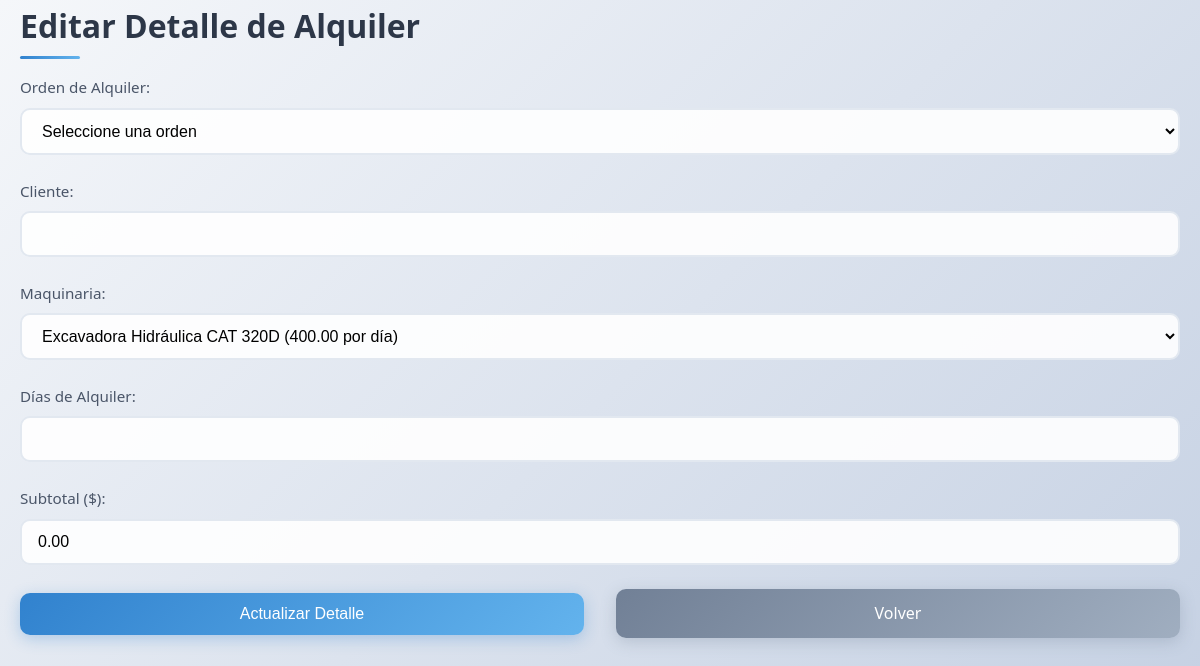
The app's page /detalle_alquiler_services/U_detalle_alquiler.php?id=1 (signed in) with its own data.
### tables this page shows
CREATE TABLE detalle_alquiler (
    id_detalle INT AUTO_INCREMENT PRIMARY KEY,
    id_orden INT NOT NULL,
    id_maquinaria INT NOT NULL,
    dias_alquiler INT NOT NULL,
    subtotal DECIMAL(10,2),
    FOREIGN KEY (id_orden) REFERENCES ordenes_alquiler(id_orden),
    FOREIGN KEY (id_maquinaria) REFERENCES maquinarias(id_maquinaria)
);

CREATE TABLE maquinarias (
    id_maquinaria INT AUTO_INCREMENT PRIMARY KEY,
    nombre_maquinaria VARCHAR(100) NOT NULL,
    tipo VARCHAR(50),
    marca VARCHAR(50),
    modelo VARCHAR(50),
    año YEAR,
    estado_maquinaria VARCHAR(20) DEFAULT 'disponible',  
    precio_diario DECIMAL(10,2)
);

### detalle_alquiler_services/U_detalle_alquiler.php (the view, shortened to what this page needs)
<?php
require_once '../config/db.php';
$id = $_GET['id'] ?? 0;
$detalle = null;
try {
    $maquinarias = $pdo->query("SELECT id_maquinaria, nombre_maquinaria, precio_diario FROM maquinarias ORDER BY nombre_maquinaria")->fetchAll(PDO::FETCH_ASSOC);
} catch (PDOException $e) {
    echo "Error: " . $e->getMessage();
    exit;
}
if ($id) {
    $sql = "SELECT * FROM detalle_alquiler WHERE id_detalle = ?";
    $stmt = $pdo->prepare($sql);
    $stmt->execute([$id]);
    $detalle = $stmt->fetch(PDO::FETCH_ASSOC);
}
?>
<!DOCTYPE html>
<html lang="es">
<head>
    <link rel="stylesheet" href="../public/style.css">
</head>
<body>
    <div class="container">
        <h2>Editar Detalle de Alquiler</h2>
<?php if ($detalle): ?>
<form method="POST">
    <div class="form-group">
        <label for="id_orden">Orden de Alquiler:</label>
        <select id="id_orden" name="id_orden" required>
            <option value="">Seleccione una orden</option>
        </select>
    </div>
    <div class="form-group">
        <label>Cliente:</label>
        <input type="text" id="nombre_cliente" readonly>
    </div>
    <div class="form-group">
        <label for="id_maquinaria">Maquinaria:</label>
        <select id="id_maquinaria" name="id_maquinaria" required>
            <?php foreach ($maquinarias as $maquinaria): ?>
                <option value="<?= $maquinaria['id_maquinaria'] ?>" data-precio="<?= $maquinaria['precio_diario'] ?>" <?= $detalle['id_maquinaria'] == $maquinaria['id_maquinaria'] ? 'selected' : '' ?>>
                    <?= htmlspecialchars($maquinaria['nombre_maquinaria']) ?> (<?= number_format($maquinaria['precio_diario'], 2) ?> por día)
                </option>
            <?php endforeach; ?>
        </select>
    </div>
    <div class="form-group">
        <label for="dias_alquiler">Días de Alquiler:</label>
        <input type="text" min="1" name="dias_alquiler" id="dias_alquiler" value="<?= htmlspecialchars($detalle['dias_alquiler']) ?>" required readonly>
    </div>
    <div class="form-group">
        <label for="subtotal">Subtotal ($):</label>
        <input type="text" step="0.01" name="subtotal" id="subtotal" value="<?= htmlspecialchars($detalle['subtotal']) ?>" required readonly>
    </div>
    <div class="form-group">
        <button type="submit" class="btn btn-success">Actualizar Detalle</button>
        <a href="R_detalle_alquiler.php" class="btn btn-secondary">Volver</a>
    </div>
</form>
<?php endif; ?>
    </div>
</body>
</html>

### public/style.css (style rules this page uses)
* { margin: 0; padding: 0; box-sizing: border-box; }
body { font-family: 'Segoe UI', Tahoma, Geneva, Verdana, sans-serif; line-height: 1.6; color: #333; background: linear-gradient(135deg, #f5f7fa 0%, #c3cfe2 100%); min-height: 100vh; }
.container { max-width: 1200px; margin: 0 auto; padding: 0 20px; }
h2 { color: #2d3748; font-size: 2rem; margin-bottom: 1.5rem; font-weight: 600; position: relative; }
h2::after { content: ''; position: absolute; bottom: -8px; left: 0; width: 60px; height: 3px; background: linear-gradient(90deg, #3182ce, #63b3ed); border-radius: 2px; }
.form-group { margin-bottom: 1.5rem; }
label { display: block; margin-bottom: 0.5rem; color: #4a5568; font-weight: 500; font-size: 0.95rem; }
input[type="text"], input[type="password"], input[type="email"], select, textarea { width: 100%; padding: 0.75rem 1rem; border: 2px solid #e2e8f0; border-radius: 10px; font-size: 1rem; transition: all 0.3s ease; background: rgba(255, 255, 255, 0.9); }
.btn { display: inline-block; padding: 0.75rem 2rem; background: linear-gradient(135deg, #3182ce 0%, #63b3ed 100%); color: white; text-decoration: none; border: none; border-radius: 10px; font-size: 1rem; font-weight: 500; cursor: pointer; transition: all 0.3s ease; box-shadow: 0 4px 15px rgba(49, 130, 206, 0.3); }
.btn-secondary { background: linear-gradient(135deg, #718096 0%, #a0aec0 100%); box-shadow: 0 4px 15px rgba(113, 128, 150, 0.3); }
button[type="submit"] { display: inline-block; padding: 0.75rem 2rem; background: linear-gradient(135deg, #3182ce 0%, #63b3ed 100%); color: white; text-decoration: none; border: none; border-radius: 10px; font-size: 1rem; font-weight: 500; cursor: pointer; transition: all 0.3s ease; box-shadow: 0 4px 15px rgba(49, 130, 206, 0.3); margin-right: 1rem; }
.form-group:last-child { display: flex; gap: 1rem; align-items: center; flex-wrap: wrap; }
.form-group:last-child button, .form-group:last-child .btn-secondary { flex: 1; min-width: 150px; text-align: center; }
a { color: #3182ce; text-decoration: none; transition: color 0.3s ease; }

### records on screen
detalle_alquiler: id_maquinaria "Excavadora Hidráulica CAT 320D (400.00 por día)", subtotal "0.00"
